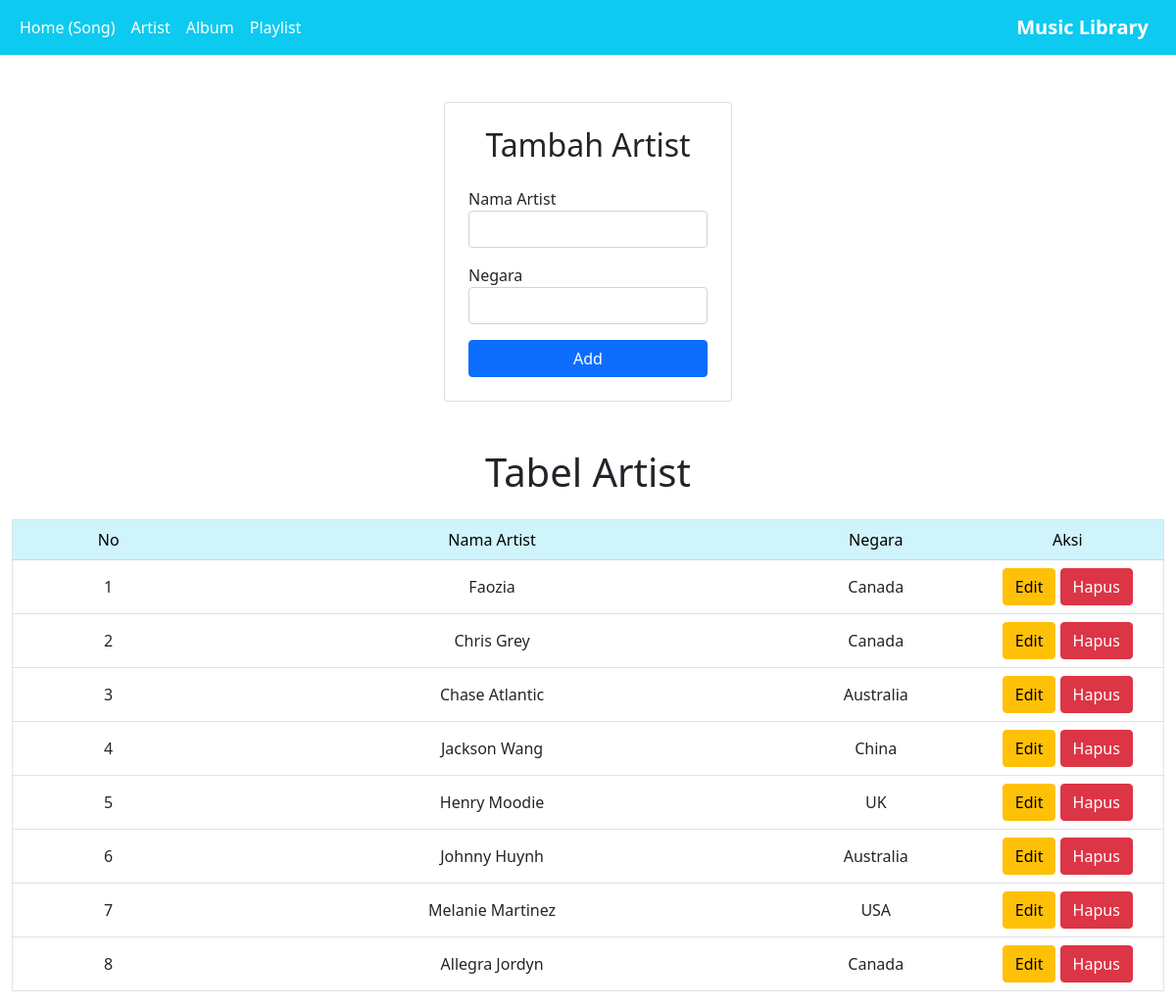
Screenshot of /artist.php with the database file from the repository.
### tables this page shows
CREATE TABLE `artist` (
  `id` int(11) NOT NULL,
  `name` varchar(100) NOT NULL,
  `country` varchar(100) DEFAULT NULL,
  `debut_year` int(11) DEFAULT NULL,
  `genre` varchar(100) DEFAULT NULL
);

### controllers/ArtistController.php (called while the page is built, shortened)
<?php
include_once("models/Artist.php");
include_once("views/Artistview.php");
class ArtistController
{
  private $artist;
  function __construct()
  {
    $this->artist = new Artist(Config::$db_host, Config::$db_user, Config::$db_pass, Config::$db_name);
  }
  public function index()
  {
    $this->artist->open();
    $this->artist->getArtist();
    $data = array();
    while ($row = $this->artist->getResult()) {
      array_push($data, $row);
    }
    $view = new ArtistView();
    $view->render($data);
  }
}

### views/ArtistView.php (the view, shortened to what this page needs)
<?php
class ArtistView
{
  public function render($data)
  {
    $no = 1;
    $dataArtist = null;
    foreach ($data as $val) {
        list($id, $nama, $country) = $val;
        $dataArtist .= "<tr>
                    <td>" . $no++ . "</td>
                    <td>" . $nama . "</td>
                    <td>" . $country . "</td>
                    <td>
                    <a href='artist.php?id_edit=" . $id .  "' class='btn btn-warning''>Edit</a>
                    <a href='artist.php?id_hapus=" . $id . "' class='btn btn-danger''>Hapus</a>
                    </td>
                    </tr>";
    }
  }
}

### rows the page displays
artist: name "Faozia", country "Canada"
artist: name "Chris Grey", country "Canada"
artist: name "Chase Atlantic", country "Australia"
artist: name "Jackson Wang", country "China"
artist: name "Henry Moodie", country "UK"
artist: name "Johnny Huynh", country "Australia"
artist: name "Melanie Martinez", country "USA"
artist: name "Allegra Jordyn", country "Canada"
